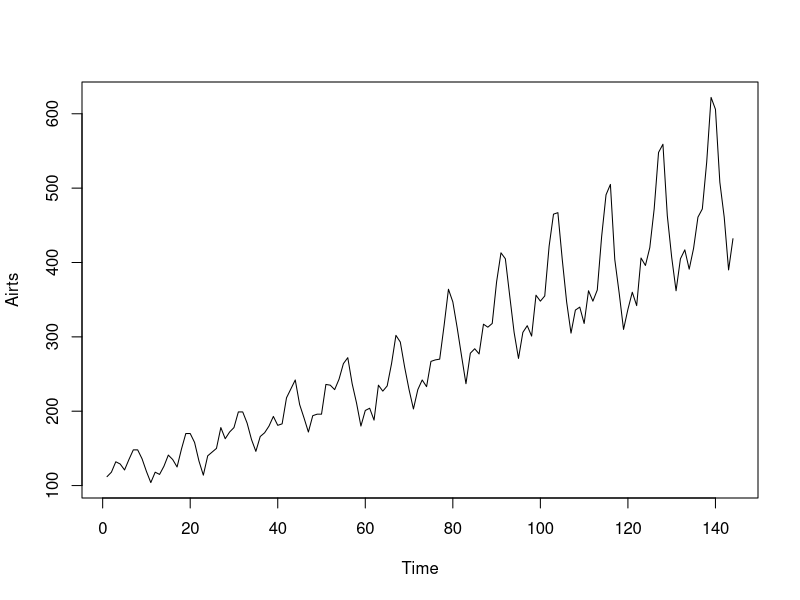
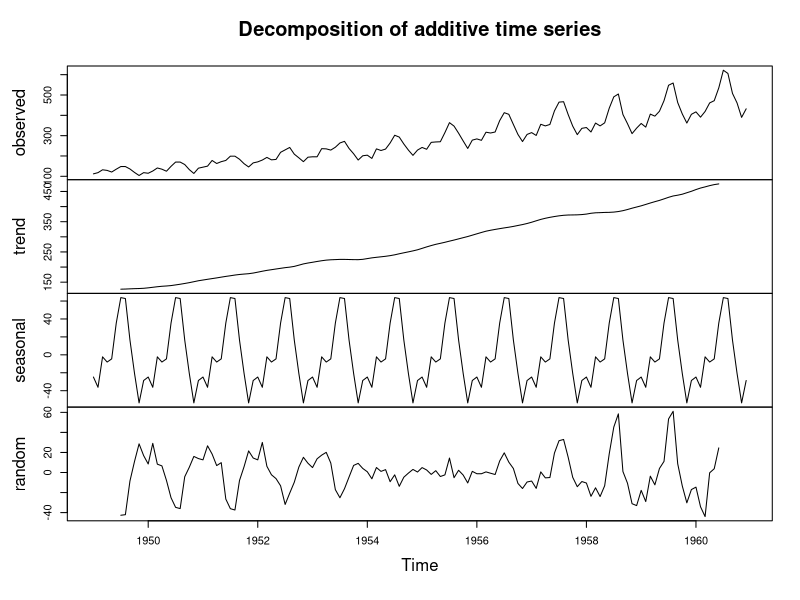
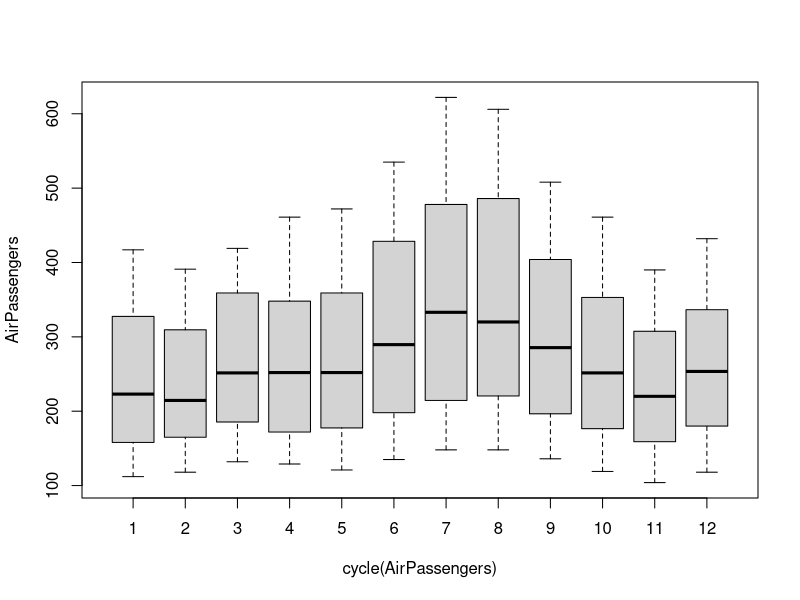
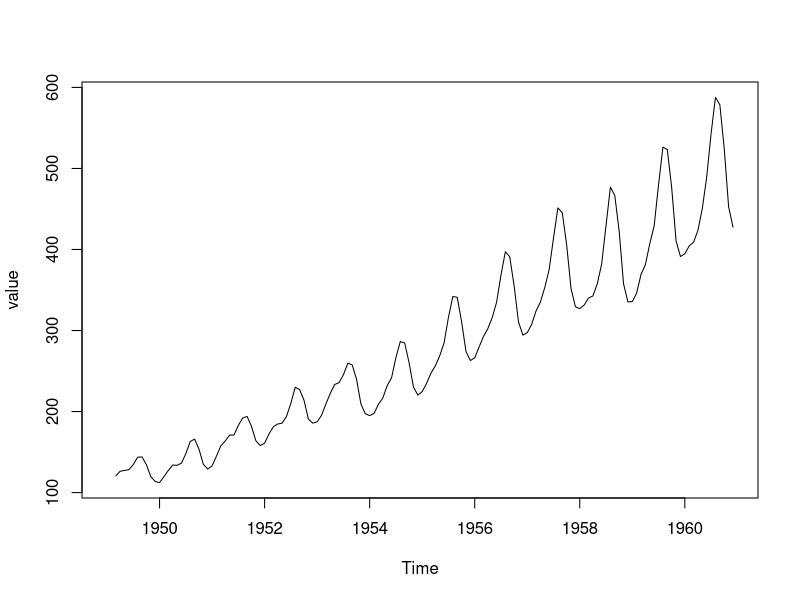

Source code (R) for these figures, in order:
install.packages("devtools")
install.packages("RCurl")
install.packages("TTR")

library(TTR)

data("AirPassengers")
AirP=AirPassengers

Airts=ts(AirP)
plot.ts(Airts)

decAir=decompose(AirP)
plot(decAir)

boxplot(AirPassengers~cycle(AirPassengers))

AirPassengers


value <- SMA(AirPassengers,n=3) 
plot.ts(value)
